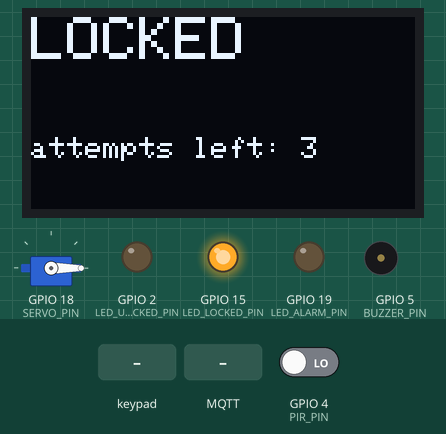
Bench run of a sketch on a simulated ESP32. Shown: servo, 128×64 one-colour display, output pins drawn as LEDs (lit = HIGH), buzzer (waves = sounding). Dashed ring = blinking. The test bench sets the inputs (shaded band); at power-on: GPIO 4 (PIR_PIN) LOW. WiFi joins after 1.5 s; servers stay silent unless stated; the local clock reads 2024-03-15 10:24:30 at power-on unless the sketch sets it; no MQTT or app messages arrive unless stated; not simulated (calls return 0 or success): secrets.h; what the sketch prints to the serial monitor is not drawn.

Above: at 2.8 s.
2.9 s: keypad keys 1 3 1 2 1 4 2 7 # pressed 0.4 s apart
At 5.93 s:
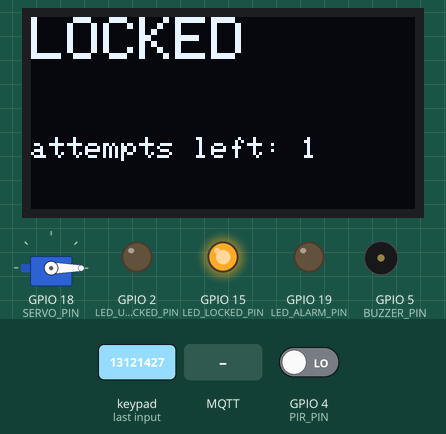
At 6.29 s:
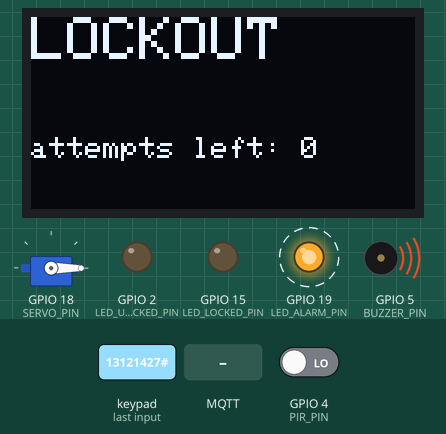
8.0 s: MQTT message "unlock" arrives on the first subscribed topic
Timing chart, 0 to 15.5 s (numbered marks = the images above; inputs shaded):
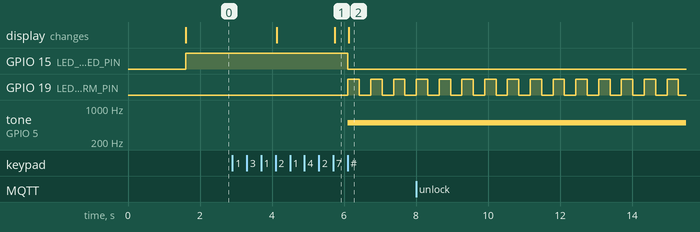

The sketch:

keypad_door_lock.ino
```cpp
// Keypad Door Lock v2 -- PIN entry, servo bolt, PIR intrusion alarm, lockout,
// WiFi/MQTT remote unlock, cloud event log. Physical build of the "Ladder C"
// spec from hardware/projects.txt. See ../../knowledge/00_START_HERE.md for
// the full write-up and ../../wiring/WIRING.md before connecting anything.
//
// Libraries needed (Arduino Library Manager -- exact names/authors):
//   Keypad             by Mark Stanley, Alexander Brevig
//   ESP32Servo         by Kevin Harrington, John K. Bennett
//   Adafruit SSD1306 + Adafruit GFX Library    by Adafruit
//   PubSubClient       by Nick O'Leary
//   ArduinoJson        by Benoit Blanchon (only used to parse incoming MQTT
//                       commands -- see events.h for why the outgoing side
//                       doesn't use it)
//
// Board: any ESP32 dev board, via the esp32 core
// (https://github.com/espressif/arduino-esp32) added through Boards Manager.

#include <Keypad.h>
#include <ESP32Servo.h>
#include <Wire.h>
#include <Adafruit_GFX.h>
#include <Adafruit_SSD1306.h>
#include <WiFi.h>
#include <PubSubClient.h>
#include <ArduinoJson.h>

#include "config.h"
#include "secrets.h"
#include "lock_fsm.h"
#include "events.h"

char keys[4][4] = {
  {'1', '2', '3', 'A'},
  {'4', '5', '6', 'B'},
  {'7', '8', '9', 'C'},
  {'*', '0', '#', 'D'},
};
uint8_t rowPins[4] = {KEYPAD_ROW_PINS[0], KEYPAD_ROW_PINS[1], KEYPAD_ROW_PINS[2], KEYPAD_ROW_PINS[3]};
uint8_t colPins[4] = {KEYPAD_COL_PINS[0], KEYPAD_COL_PINS[1], KEYPAD_COL_PINS[2], KEYPAD_COL_PINS[3]};
Keypad keypad = Keypad(makeKeymap(keys), rowPins, colPins, 4, 4);

Servo bolt;
Adafruit_SSD1306 display(OLED_WIDTH, OLED_HEIGHT, &Wire, -1);
WiFiClient wifiClient;
PubSubClient mqtt(wifiClient);

LockFsm lock(LOCK_PIN, PIN_LENGTH, MAX_ATTEMPTS, LOCKOUT_MS, UNLOCK_MS,
             SERVO_LOCKED_ANGLE, SERVO_UNLOCKED_ANGLE);

String eventTopic, commandTopic, statusTopic;
unsigned long lastTickMs = 0;
unsigned long lastAlarmBlinkMs = 0;
bool alarmBlinkOn = false;

void handleEvents(EventList events);
void updateLeds();
void updateAlarmSound();
void updateDisplay();
void connectWifi();
void connectMqtt();
void onMqttMessage(char* topic, byte* payload, unsigned int length);

void setup() {
  Serial.begin(115200);

  pinMode(PIR_PIN, INPUT);
  pinMode(BUZZER_PIN, OUTPUT);
  pinMode(LED_LOCKED_PIN, OUTPUT);
  pinMode(LED_UNLOCKED_PIN, OUTPUT);
  pinMode(LED_ALARM_PIN, OUTPUT);

  bolt.attach(SERVO_PIN);
  bolt.write(SERVO_LOCKED_ANGLE);

  Wire.begin(OLED_SDA_PIN, OLED_SCL_PIN);
  if (!display.begin(SSD1306_SWITCHCAPVCC, OLED_ADDRESS)) {
    Serial.println("OLED not found -- check wiring/WIRING.md");
  }

  eventTopic = String("doorlock/") + DEVICE_ID + "/event";
  commandTopic = String("doorlock/") + DEVICE_ID + "/cmd";
  statusTopic = String("doorlock/") + DEVICE_ID + "/status";

  connectWifi();
  configTime(0, 0, "pool.ntp.org");  // real wall-clock time for event timestamps
  mqtt.setServer(MQTT_BROKER, MQTT_PORT);
  mqtt.setCallback(onMqttMessage);
  connectMqtt();

  lastTickMs = millis();
  Serial.println("Ready. State: LOCKED");
  updateDisplay();
}

void loop() {
  if (WiFi.status() != WL_CONNECTED) connectWifi();
  if (!mqtt.connected()) connectMqtt();
  mqtt.loop();

  char key = keypad.getKey();
  if (key) {
    handleEvents(lock.pressKey(key));
  }

  if (digitalRead(PIR_PIN) == HIGH) {
    handleEvents(lock.doorOpened());
  }

  unsigned long now = millis();
  handleEvents(lock.tick(now - lastTickMs));
  lastTickMs = now;

  bolt.write(lock.boltAngle());
  updateLeds();
  updateAlarmSound();
  updateDisplay();
}

void handleEvents(EventList events) {
  for (uint8_t i = 0; i < events.count; i++) {
    FsmEvent e = events.items[i];
    Serial.println(String("event: ") + eventKindName(e.kind));
    String json = buildEventJson(e.kind, e.data);
    mqtt.publish(eventTopic.c_str(), json.c_str());
  }
}

void updateLeds() {
  LockState s = lock.state();
  digitalWrite(LED_LOCKED_PIN, s == LockState::Locked ? HIGH : LOW);
  digitalWrite(LED_UNLOCKED_PIN, s == LockState::Unlocked ? HIGH : LOW);

  bool alarmActive = (s == LockState::Alarm || s == LockState::Lockout);
  if (alarmActive) {
    if (millis() - lastAlarmBlinkMs > 300) {
      alarmBlinkOn = !alarmBlinkOn;
      lastAlarmBlinkMs = millis();
    }
    digitalWrite(LED_ALARM_PIN, alarmBlinkOn ? HIGH : LOW);
  } else {
    digitalWrite(LED_ALARM_PIN, LOW);
  }
}

void updateAlarmSound() {
  if (lock.state() == LockState::Alarm) {
    tone(BUZZER_PIN, 2000);
  } else if (lock.state() == LockState::Lockout) {
    tone(BUZZER_PIN, 500);
  } else {
    noTone(BUZZER_PIN);
  }
}

void updateDisplay() {
  display.clearDisplay();
  display.setTextColor(SSD1306_WHITE);

  display.setTextSize(2);
  display.setCursor(0, 0);
  switch (lock.state()) {
    case LockState::Locked:    display.println("LOCKED"); break;
    case LockState::Unlocked:  display.println("UNLOCKED"); break;
    case LockState::Lockout:   display.println("LOCKOUT"); break;
    case LockState::Alarm:     display.println("** ALARM **"); break;
  }

  display.setTextSize(1);
  display.setCursor(0, 40);
  display.print("attempts left: ");
  display.println(lock.attemptsRemaining());
  display.display();
}

void connectWifi() {
  Serial.print("Connecting to WiFi");
  WiFi.begin(WIFI_SSID, WIFI_PASSWORD);
  while (WiFi.status() != WL_CONNECTED) {
    delay(500);
    Serial.print(".");
  }
  Serial.println(" connected. IP: " + WiFi.localIP().toString());
}

void connectMqtt() {
  while (!mqtt.connected()) {
    Serial.print("Connecting to MQTT...");
    String clientId = String("doorlock-") + DEVICE_ID;
    // Last-Will-and-Testament: if this device drops off the network without
    // a clean disconnect, the broker publishes "offline" on our behalf --
    // that's how the dashboard tells "disconnected" apart from "connected
    // but quiet".
    if (mqtt.connect(clientId.c_str(), statusTopic.c_str(), 0, true, "offline")) {
      Serial.println(" connected.");
      mqtt.subscribe(commandTopic.c_str());
      mqtt.publish(statusTopic.c_str(), "online", true);
    } else {
      Serial.println(" failed, rc=" + String(mqtt.state()) + ", retrying in 5s");
      delay(5000);
    }
  }
}

void onMqttMessage(char* topic, byte* payload, unsigned int length) {
  // Untrusted input from a shared public broker -- this is exactly the
  // boundary where a real JSON parser earns its keep instead of hand-rolled
  // string matching.
  JsonDocument doc;
  DeserializationError err = deserializeJson(doc, payload, length);
  if (err) {
    Serial.println("Bad command payload, ignoring.");
    return;
  }
  const char* cmd = doc["cmd"];
  if (cmd == nullptr) return;

  if (strcmp(cmd, "unlock") == 0) {
    handleEvents(lock.remoteUnlock());
  } else if (strcmp(cmd, "clear_alarm") == 0) {
    handleEvents(lock.remoteClearAlarm());
  } else {
    Serial.println(String("Unknown command '") + cmd + "', ignoring.");
  }
}
```

config.h
```cpp
#pragma once

// Pin assignments and timing constants for the keypad door lock. See
// ../../wiring/WIRING.md for the full pin-by-pin table, the bill of
// materials, and what to check with a multimeter before powering this up.

// ---- 4x4 matrix keypad -----------------------------------------------------
// 4 row pins, 4 column pins -- see knowledge/02_the_keypad_matrix_scan.md for
// why 8 GPIOs read 16 buttons instead of wiring one pin per key.
const uint8_t KEYPAD_ROW_PINS[4] = {13, 12, 14, 27};
const uint8_t KEYPAD_COL_PINS[4] = {26, 25, 33, 32};

// ---- SG90 servo -------------------------------------------------------------
// Any PWM-capable GPIO works; 18 is free on most ESP32 dev boards.
const uint8_t SERVO_PIN = 18;

// ---- PIR motion sensor ------------------------------------------------------
// Reads HIGH while motion is seen, LOW otherwise.
const uint8_t PIR_PIN = 4;

// ---- Piezo buzzer -----------------------------------------------------------
// Driven with tone()/noTone() -- a steady low tone during LOCKOUT, an
// urgent high tone during ALARM.
const uint8_t BUZZER_PIN = 5;

// ---- Status LEDs -------------------------------------------------------------
const uint8_t LED_LOCKED_PIN = 15;    // solid while LOCKED
const uint8_t LED_UNLOCKED_PIN = 2;   // solid while UNLOCKED (many boards
                                       // already have an LED wired to 2)
const uint8_t LED_ALARM_PIN = 19;     // flashing while ALARM or LOCKOUT

// ---- I2C OLED (SSD1306, 128x64) ----------------------------------------------
// 21/22 are the ESP32's default I2C pins (SDA/SCL) -- no extra wiring config
// needed beyond connecting the display to them.
const uint8_t OLED_SDA_PIN = 21;
const uint8_t OLED_SCL_PIN = 22;
const uint8_t OLED_ADDRESS = 0x3C;
const uint8_t OLED_WIDTH = 128;
const uint8_t OLED_HEIGHT = 64;

// ---- Lock behaviour ----------------------------------------------------------
// Same defaults as doorlock_sim.LockConfig -- change one, change the other,
// or the simulator stops being a faithful twin of the real firmware.
const char LOCK_PIN[] = "1234";
const uint8_t PIN_LENGTH = 4;
const uint8_t MAX_ATTEMPTS = 3;
const unsigned long LOCKOUT_MS = 30000;
const unsigned long UNLOCK_MS = 5000;
const uint8_t SERVO_LOCKED_ANGLE = 0;
const uint8_t SERVO_UNLOCKED_ANGLE = 90;

// ---- MQTT ----------------------------------------------------------------------
const char MQTT_BROKER[] = "broker.hivemq.com";
const uint16_t MQTT_PORT = 1883;
```

events.cpp
```cpp
#include "events.h"
#include <time.h>

const char* eventKindName(EventKind kind) {
  switch (kind) {
    case EventKind::UnlockedByPin: return "unlocked_by_pin";
    case EventKind::WrongPin: return "wrong_pin";
    case EventKind::LockoutTriggered: return "lockout_triggered";
    case EventKind::LockoutCleared: return "lockout_cleared";
    case EventKind::Relocked: return "relocked";
    case EventKind::Intrusion: return "intrusion";
    case EventKind::UnlockedRemote: return "unlocked_remote";
    case EventKind::RemoteUnlockDeniedLockout: return "remote_unlock_denied_lockout";
    case EventKind::AlarmClearedRemote: return "alarm_cleared_remote";
    case EventKind::AlarmClearedByPin: return "alarm_cleared_by_pin";
    case EventKind::EntryDetected: return "entry_detected";
  }
  return "unknown";
}

static String isoTimestampNow() {
  // Populated by configTime() in setup() once WiFi is up -- the ESP32 has no
  // battery-backed real-time clock of its own, so "now" only means anything
  // after it's asked an NTP server. Before that sync completes this reads as
  // the 1970 epoch, which only matters for the first second or two after
  // boot. See knowledge/07_wifi_mqtt_and_remote_unlock.md.
  time_t now;
  time(&now);
  struct tm timeinfo;
  gmtime_r(&now, &timeinfo);
  char buf[25];
  strftime(buf, sizeof(buf), "%Y-%m-%dT%H:%M:%SZ", &timeinfo);
  return String(buf);
}

String buildEventJson(EventKind kind, const String& dataJson) {
  String out = "{\"kind\":\"";
  out += eventKindName(kind);
  out += "\",\"data\":";
  out += dataJson;
  out += ",\"timestamp\":\"";
  out += isoTimestampNow();
  out += "\"}";
  return out;
}
```

events.h
```cpp
#pragma once

#include <Arduino.h>

// Every event kind the lock can ever emit. Keep this in sync BY HAND with
// sim/doorlock_sim/events.py's EVENT_KINDS tuple -- there's no shared build
// step between C++ and Python here, so a mismatch is a real risk worth a
// code-review checklist item, not just a comment.
enum class EventKind {
  UnlockedByPin,
  WrongPin,
  LockoutTriggered,
  LockoutCleared,
  Relocked,
  Intrusion,
  UnlockedRemote,
  RemoteUnlockDeniedLockout,
  AlarmClearedRemote,
  AlarmClearedByPin,
  EntryDetected,
};

const char* eventKindName(EventKind kind);

// Builds the exact JSON shape events.py's Event.to_json() produces:
// {"kind": "...", "data": {...}, "timestamp": "..."}. `dataJson` must
// already be valid JSON -- "{}" for no data, or a hand-built fragment like
// "{\"attempts_remaining\":2}". Built with plain string concatenation
// rather than ArduinoJson: the shape is small and fixed, so a JSON library
// buys nothing here. Parsing the *incoming* MQTT command in main .ino is a
// different story -- that payload is untrusted, and that's where
// ArduinoJson actually earns its keep.
String buildEventJson(EventKind kind, const String& dataJson = "{}");
```

lock_fsm.cpp
```cpp
#include "lock_fsm.h"

LockFsm::LockFsm(const char* pin, uint8_t pinLength, uint8_t maxAttempts,
                  unsigned long lockoutMs, unsigned long unlockMs,
                  uint8_t lockedAngle, uint8_t unlockedAngle)
    : _pin(pin), _pinLength(pinLength), _maxAttempts(maxAttempts),
      _lockoutMs(lockoutMs), _unlockMs(unlockMs),
      _lockedAngle(lockedAngle), _unlockedAngle(unlockedAngle) {}

EventList LockFsm::pressKey(char key) {
  EventList events;
  if (_state == LockState::Lockout || _state == LockState::Unlocked) return events;

  if (key == '*') {
    _entry = "";
    return events;
  }
  if (key == '#') {
    return submit_();
  }
  if (isDigit(key)) {
    _entry += key;
    if (_entry.length() >= _pinLength) {
      return submit_();
    }
  }
  return events;
}

EventList LockFsm::submit_() {
  EventList events;
  String entry = _entry;
  _entry = "";
  bool correct = (entry == _pin);

  if (_state == LockState::Alarm) {
    // The one deliberate exception: a valid PIN clears an active intrusion
    // alarm AND unlocks in the same motion -- whoever just typed the real
    // PIN is the legitimate owner arriving home to a lock that's currently
    // screaming.
    if (!correct) return events;
    _wrongAttempts = 0;
    _state = LockState::Unlocked;
    _unlockRemainingMs = (long)_unlockMs;
    events.add(EventKind::AlarmClearedByPin);
    events.add(EventKind::UnlockedByPin);
    return events;
  }

  // _state == LockState::Locked
  if (correct) {
    _wrongAttempts = 0;
    _state = LockState::Unlocked;
    _unlockRemainingMs = (long)_unlockMs;
    events.add(EventKind::UnlockedByPin);
    return events;
  }

  _wrongAttempts++;
  int remaining = (int)_maxAttempts - (int)_wrongAttempts;
  String data = "{\"attempts_remaining\":" + String(remaining > 0 ? remaining : 0) + "}";
  events.add(EventKind::WrongPin, data);
  if (remaining <= 0) {
    _state = LockState::Lockout;
    _lockoutRemainingMs = (long)_lockoutMs;
    String lockoutData = "{\"lockout_ms\":" + String(_lockoutMs) + "}";
    events.add(EventKind::LockoutTriggered, lockoutData);
  }
  return events;
}

EventList LockFsm::doorOpened() {
  EventList events;
  if (_state == LockState::Locked) {
    _state = LockState::Alarm;
    events.add(EventKind::Intrusion);
  } else if (_state == LockState::Unlocked) {
    events.add(EventKind::EntryDetected);
  }
  return events;
}

EventList LockFsm::remoteUnlock() {
  EventList events;
  if (_state == LockState::Lockout) {
    events.add(EventKind::RemoteUnlockDeniedLockout);
    return events;
  }
  if (_state == LockState::Locked || _state == LockState::Alarm) {
    _wrongAttempts = 0;
    _state = LockState::Unlocked;
    _unlockRemainingMs = (long)_unlockMs;
    events.add(EventKind::UnlockedRemote);
  }
  return events;  // already UNLOCKED: no-op
}

EventList LockFsm::remoteClearAlarm() {
  EventList events;
  if (_state == LockState::Alarm) {
    _state = LockState::Locked;
    events.add(EventKind::AlarmClearedRemote);
  }
  return events;
}

EventList LockFsm::tick(unsigned long dtMs) {
  EventList events;
  if (_state == LockState::Unlocked) {
    _unlockRemainingMs -= (long)dtMs;
    if (_unlockRemainingMs <= 0) {
      _state = LockState::Locked;
      events.add(EventKind::Relocked);
    }
  } else if (_state == LockState::Lockout) {
    _lockoutRemainingMs -= (long)dtMs;
    if (_lockoutRemainingMs <= 0) {
      _state = LockState::Locked;
      _wrongAttempts = 0;
      events.add(EventKind::LockoutCleared);
    }
  }
  return events;
}

uint8_t LockFsm::boltAngle() const {
  return _state == LockState::Unlocked ? _unlockedAngle : _lockedAngle;
}

uint8_t LockFsm::attemptsRemaining() const {
  int remaining = (int)_maxAttempts - (int)_wrongAttempts;
  return remaining > 0 ? (uint8_t)remaining : 0;
}
```

Source omitted: lock_fsm.h (3189 bytes)

Measured:
- after the input at 2.9 s, GPIO 15 (LED_LOCKED_PIN): HIGH → LOW after 3.2 s; GPIO 19 (LED_ALARM_PIN): alternates HIGH for 0.32 s and LOW for 0.32 s, starting after 3.2 s; tone on GPIO 5 (BUZZER_PIN): silent → 500 Hz after 3.2 s; the display: first changes after 1.2 s (image 1 shows a later state)
